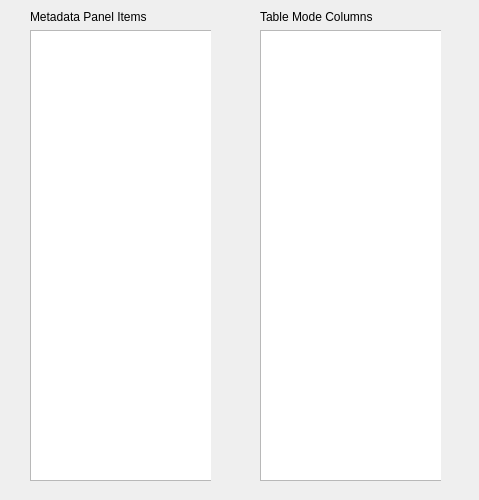
   <widget class="QWidget" name="page_3">
    <widget class="QFrame" name="frame_2">
     <property name="geometry">
      <rect>
       <x>10</x>
       <y>10</y>
       <width>460</width>
       <height>481</height>
      </rect>
     </property>
     <property name="frameShape">
      <enum>QFrame::NoFrame</enum>
     </property>
     <property name="frameShadow">
      <enum>QFrame::Raised</enum>
     </property>
     <widget class="QFrame" name="frame">
      <property name="geometry">
       <rect>
        <x>20</x>
        <y>0</y>
        <width>181</width>
        <height>471</height>
       </rect>
      </property>
      <property name="toolTip">
       <string>&lt;html&gt;&lt;head/&gt;&lt;body&gt;&lt;p&gt;Select which items to show or hide in the metadata panel.&lt;/p&gt;&lt;/body&gt;&lt;/html&gt;</string>
      </property>
      <property name="frameShape">
       <enum>QFrame::NoFrame</enum>
      </property>
      <property name="frameShadow">
       <enum>QFrame::Raised</enum>
      </property>
      <widget class="QWidget" name="layoutWidget">
       <property name="geometry">
        <rect>
         <x>0</x>
         <y>0</y>
         <width>198</width>
         <height>471</height>
        </rect>
       </property>
       <layout class="QVBoxLayout" name="verticalLayout_4">
        <item>
         <widget class="QLabel" name="label_6">
          <property name="text">
           <string>Metadata Panel Items</string>
          </property>
         </widget>
        </item>
        <item>
         <widget class="QTreeView" name="infoFieldsTreeView">
          <property name="minimumSize">
           <size>
            <width>0</width>
            <height>0</height>
           </size>
          </property>
          <property name="maximumSize">
           <size>
            <width>16777215</width>
            <height>16777215</height>
           </size>
          </property>
          <property name="styleSheet">
           <string notr="true"/>
          </property>
          <property name="frameShape">
           <enum>QFrame::StyledPanel</enum>
          </property>
          <property name="frameShadow">
           <enum>QFrame::Plain</enum>
          </property>
          <property name="lineWidth">
           <number>0</number>
          </property>
          <property name="iconSize">
           <size>
            <width>1</width>
            <height>0</height>
           </size>
          </property>
          <property name="headerHidden">
           <bool>true</bool>
          </property>
         </widget>
        </item>
       </layout>
      </widget>
     </widget>
     <widget class="QFrame" name="frame_3">
      <property name="geometry">
       <rect>
        <x>240</x>
        <y>0</y>
        <width>191</width>
        <height>471</height>
       </rect>
      </property>
      <property name="toolTip">
       <string>&lt;html&gt;&lt;head/&gt;&lt;body&gt;&lt;p&gt;Select which items to show or hide in the table mode view.&lt;/p&gt;&lt;/body&gt;&lt;/html&gt;</string>
      </property>
      <property name="frameShape">
       <enum>QFrame::NoFrame</enum>
      </property>
      <property name="frameShadow">
       <enum>QFrame::Raised</enum>
      </property>
      <widget class="QWidget" name="layoutWidget">
       <property name="geometry">
        <rect>
         <x>10</x>
         <y>0</y>
         <width>188</width>
         <height>471</height>
        </rect>
       </property>
       <layout class="QVBoxLayout" name="verticalLayout_5">
        <item>
         <widget class="QLabel" name="label_16">
          <property name="text">
           <string>Table Mode Columns</string>
          </property>
         </widget>
        </item>
        <item>
         <widget class="QTableView" name="tableFieldsTable">
          <property name="maximumSize">
           <size>
            <width>200</width>
            <height>16777215</height>
           </size>
          </property>
          <property name="iconSize">
           <size>
            <width>0</width>
            <height>0</height>
           </size>
          </property>
          <attribute name="verticalHeaderDefaultSectionSize">
           <number>34</number>
          </attribute>
         </widget>
        </item>
       </layout>
      </widget>
     </widget>
    </widget>
   </widget>
